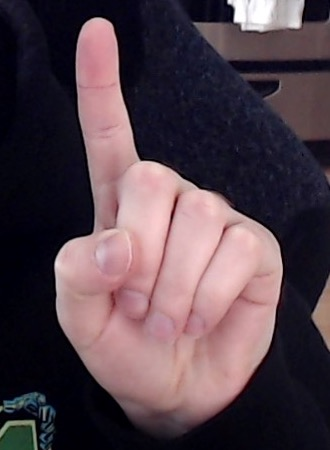
#> input picture Assignment 2/one_color.jpg, 330 x 450 px
$ jupyter execute --allow-errors 'Assignment 2.ipynb'
#> lines starting #> are read from the running program, lines starting #| are printed output that depends on the picture; after the words box and inside, x2 and y2 are one past the last pixel; in counts of white or black regions, pixels touching at a corner belong together
[cell 1]
import numpy as np
import cv2

# Team Members: Skyler Gauuan, Isabella Rocha, Benjamin Reichelt


# size of images 330 x 450
one_color = cv2.imread("./one_color.jpg")
#> one_color is the input picture: shape (450, 330, 3); mean B, G, R 74.8, 66.2, 83.6
two_color = cv2.imread("./two_color.jpg")
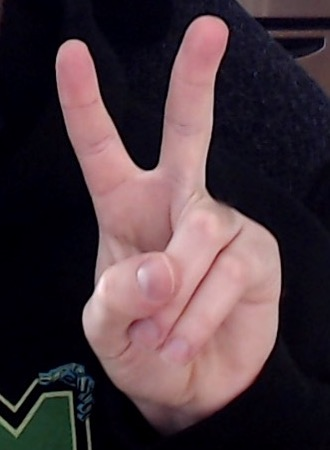
#> input picture Assignment 2/two_color.jpg, 330 x 450 px
#> two_color is the input picture: shape (450, 330, 3); mean B, G, R 62.4, 56.2, 73.4
three_color = cv2.imread("./three_color.jpg")
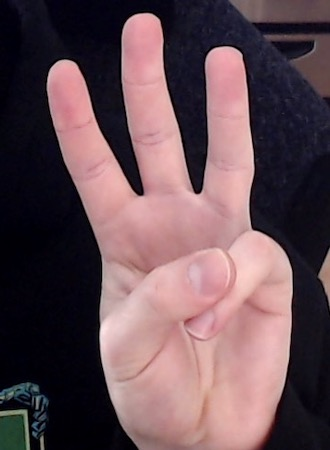
#> input picture Assignment 2/three_color.jpg, 330 x 450 px
#> three_color is the input picture: shape (450, 330, 3); mean B, G, R 84.6, 78.4, 102.5
four_color = cv2.imread("./four_color.jpg")

color_array = [one_color, two_color, three_color, four_color]
template_array = []

[cell 2]
def binaryConversion(color_array):
    binary_array = []
    for color in color_array:
        grayImage = cv2.cvtColor(color, cv2.COLOR_BGR2GRAY)
        (thresh, binaryImage) = cv2.threshold(grayImage, 127, 255, cv2.THRESH_BINARY)
        binary_array.append(binaryImage)
#> this loop made 4 passes
#> color on pass 4: None
#> pass 1, in binaryConversion, `grayImage = cv2.cvtColor(color, cv2.COLOR_BGR2GRAY)`:
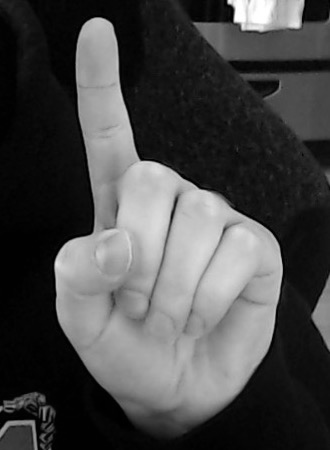
#> grayImage: shape (450, 330); min 0, max 255, mean 72.4
#> pass 1, in binaryConversion, `(thresh, binaryImage) = cv2.threshold(grayImage, 127, 255, cv2.THRESH_..`:
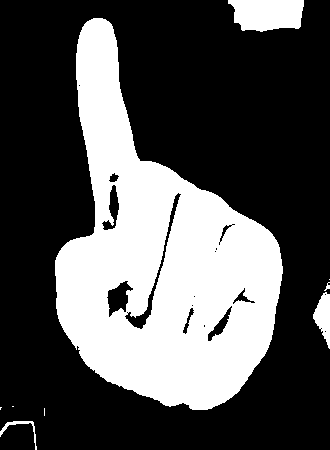
#> binaryImage: shape (450, 330); 32.8% white; 9 white regions (4 under 20 px), largest, box (x1, y1, x2, y2) and area: (55, 18, 283, 410) 45953, (228, 0, 304, 32) 1997, (313, 292, 330, 349) 563, (0, 421, 37, 450) 170, (324, 282, 330, 291) 23
#> pass 2, in binaryConversion, `grayImage = cv2.cvtColor(color, cv2.COLOR_BGR2GRAY)`:
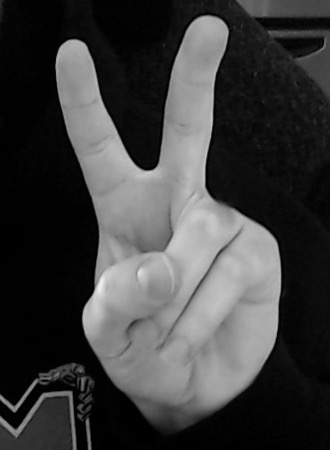
#> grayImage: shape (450, 330); min 0, max 241, mean 62
#> pass 2, in binaryConversion, `(thresh, binaryImage) = cv2.threshold(grayImage, 127, 255, cv2.THRESH_..`:
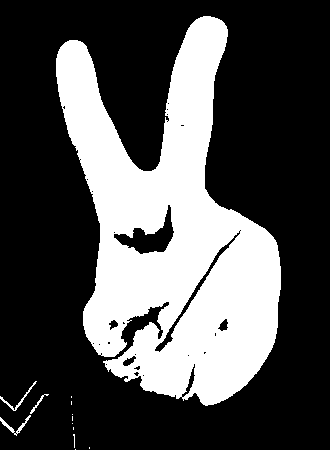
#> binaryImage: shape (450, 330); 31.2% white; 13 white regions (9 under 20 px), largest, box (x1, y1, x2, y2) and area: (56, 16, 281, 406) 46035, (0, 415, 31, 436) 128, (0, 381, 37, 411) 116, (30, 394, 49, 414) 58
#> after the loop:
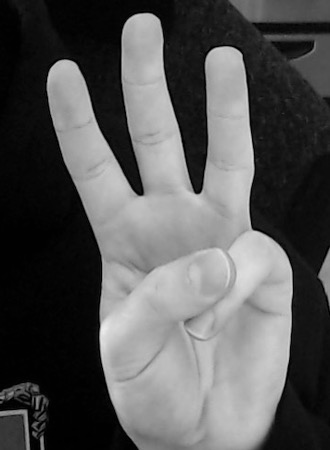
#> grayImage: shape (450, 330); min 0, max 236, mean 86.3
#> after the loop, binary_array = 3 items
    return binary_array


# [67 lines left out: functions contourCleanup, my_skin_detect, templateMatching, not called in this run]
